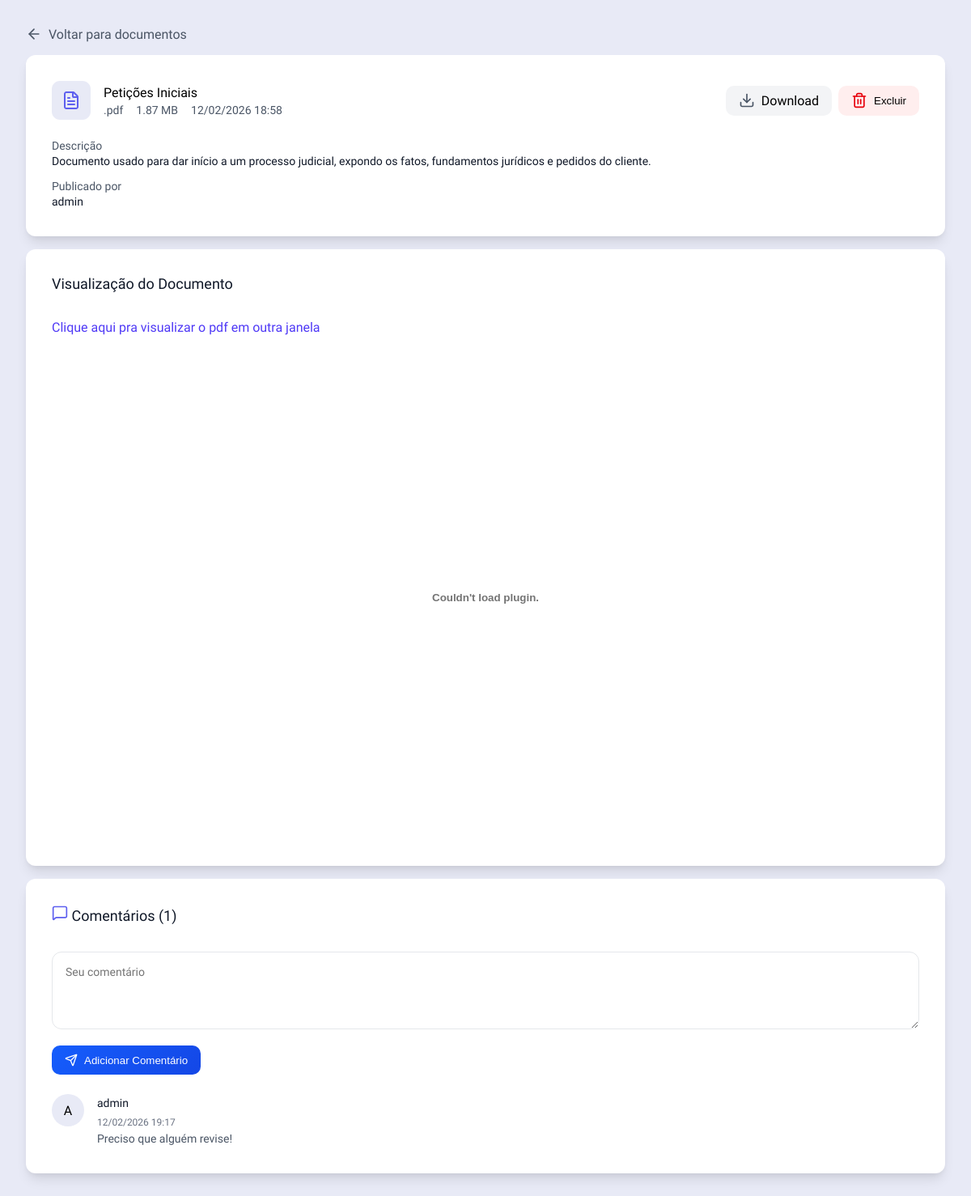
Screenshot of /documents/3/ (signed in) with the database file from the repository.
### apps/documents/models.py (models this page shows, shortened)
class Document(models.Model):
    title = models.CharField(max_length=255)
    description = models.TextField(blank=True)
    author = models.ForeignKey(
        settings.AUTH_USER_MODEL,
        on_delete=models.CASCADE,
        null=True,
        blank=True
    )
    file = models.FileField(
        upload_to='documents/',
        help_text="Arquivo armazenado em pasta local"
    )
    file_name = models.CharField(max_length=255, default='arquivo', help_text="Nome original do arquivo")
    file_size = models.BigIntegerField(default=0, help_text="Tamanho do arquivo em bytes")
    file_type = models.CharField(max_length=100, blank=True, default='', help_text="Tipo MIME do arquivo")
    file_extension = models.CharField(max_length=10, blank=True, default='', help_text="Extensão do arquivo")
    uploaded_at = models.DateTimeField(auto_now_add=True)
    updated_at = models.DateTimeField(auto_now=True)
    class Meta:
        ordering = ['-uploaded_at']
        verbose_name = "Documento"
        verbose_name_plural = "Documentos"
    def get_file_size_display(self):
        size = self.file_size
        for unit in ['B', 'KB', 'MB', 'GB']:
            if size < 1024:
                return f"{size:.2f} {unit}"
            size /= 1024
        return f"{size:.2f} TB"

class Comment(models.Model):
    document = models.ForeignKey(Document, related_name='comments', on_delete=models.CASCADE)
    author = models.ForeignKey(settings.AUTH_USER_MODEL, on_delete=models.CASCADE)
    text = models.TextField()
    created_at = models.DateTimeField(auto_now_add=True)
    class Meta:
        ordering = ['-created_at']
        verbose_name = "Comentário"
        verbose_name_plural = "Comentários"

### apps/documents/views.py (the view, shortened to what this page needs)
# urls.py: path('<int:pk>/', views.documents_details, name='documents_details'),
@login_required
def documents_details(request, pk):
    document = get_object_or_404(Document, pk=pk)
    comments = Comment.objects.filter(document=document)
    comment_form = CommentForm()
    can_delete = can_delete_document(request.user, document)
    return render(request, 'documents/documents_details.html', {
        'document': document,
        'comments': comments,
        'form': comment_form,
        'can_delete': can_delete
    })

### apps/documents/forms.py
class CommentForm(forms.ModelForm):
    class Meta:
        model = Comment
        fields = ['text']
        widgets = {
            'author': forms.TextInput(attrs={
                'class': 'form-control',
                'placeholder': 'Seu nome'
            }),
            'text': forms.Textarea(attrs={
                'class': 'form-control',
                'rows': 3,
                'placeholder': 'Seu comentário'
            })
        }

### apps/documents/views.py (called while the page is built)
def can_delete_document(user, document):
    if user.is_staff or user.is_superuser:
        return True
    return document.author == user

### apps/documents/templates/documents/documents_details.html (shortened to what this page needs)
{% load static %}
<!doctype html>
<html lang="en">
  <head>
    <link rel="stylesheet" href="{% static 'css/global.css' %}" />
  </head>
  <body>
    <div class="page">
        <a class="back-button" href="{% url 'documents_list' %}">
        Voltar para documentos
    </a>
      <div class="container">
        <div class="container-cards-details">
          <div class="card-info">
            <img src="{% static 'img/icon-document.svg' %}" alt="Thumbnail" />
            <div class="card-info-texts">
              <h3>{{ document.title }}</h3>
              <div class="card-info-texts-details">
                <p>{{document.file_extension}}</p>
                <p>{{document.get_file_size_display}}</p>
                <p>{{ document.uploaded_at|date:"d/m/Y H:i" }}</p>
              </div>
            </div>
          </div>
          <div class="card-icons">
            <a href="{{ document.file.url }}" download>
              <div class="buttons-details-download">
                <p>Download</p>
              </div>
            </a>
            {% if can_delete %}
            <form
              method="POST"
              action="{% url 'documents_delete' document.pk %}"
              style="display: inline"
            >
              <button
                type="submit"
                class="buttons-details-delete"
                onclick="
                  return confirm(
                    'Tem certeza que deseja deletar este documento?',
                  );
                "
              >
                <p>Excluir</p>
              </button>
            </form>
            {% endif %}
          </div>
        </div>
        <div style="display: flex; flex-direction: column; gap: 12px;">
            <div>
            {% if document.description %}
                <h3 class="subtitle-details">Descrição</h3>
                <p class="text-details">{{ document.description }}</p>
            {% else %}
                <h3 class="subtitle-details">Sem descrição</h3>
            {% endif %}
            </div>
          <div>
              <h3 class="subtitle-details">Publicado por</h3>
              <p class="text-details">{{ document.author }}</p>
          </div>
        </div>
      </div>
      <div class="container">
        <h3 class="title-container-details">Visualização do Documento</h3>
        {% if document.file_extension|lower == '.pdf' %}
            <a href="{{ document.file.url }}" target="_blank" style="color: #4F39F6">Clique aqui pra visualizar o pdf em outra janela</a>
             <embed src="{{ document.file.url }}" type="application/pdf" width="100%" height="600px" />
        {% elif document.file_extension|lower == '.png' %}
            <img src="{{ document.file.url }}" alt="Visualização do Documento" style="max-width: 100%; height: auto; border-radius: 8px; border: solid 1px #101828;">
        {% elif document.file_extension|lower == '.jpg' or document.file_extension|lower == '.jpeg' %}
            <img src="{{ document.file.url }}" alt="Visualização do Documento" style="max-width: 100%; height: auto; border-radius: 8px; border: solid 1px #101828;">
        {% else %}
            <p>Visualização não disponível para este tipo de arquivo.</p>
        {% endif %}
      </div>
      <div class="container">
        <h3 class="title-container-details">
          Comentários ({{ document.comments.count }})
        </h3>
        <form method="post">
          {% csrf_token %} {{ form.text }}
          <button type="submit" class="button-details-comment">
            Adicionar Comentário
          </button>
        </form>
        <div class="list-commments">
          {% for comment in document.comments.all %}
          <div class="card-comments">
            <div class="profile">{{ comment.author.username | first |upper }}</div>
            <div>
              <div class="comment-details">
                <p
                  style="
                    color: #101828;
                    font-family: Arimo;
                    font-size: 14px;
                    font-style: normal;
                    font-weight: 500;
                    line-height: 22px;
                  "
                >
                  {{ comment.author }}
                </p>
                <p
                  style="
                    color: #6a7282;
                    font-family: Arimo;
                    font-size: 12px;
                    font-style: normal;
                    font-weight: 400;
                    line-height: 18px;
                  "
                >
                  {{ comment.created_at|date:"d/m/Y H:i" }}
                </p>
              </div>
              <p class="comment-text">{{ comment.text }}</p>
            </div>
          </div>
          {% empty %}
          <p>Sem comentários ainda.</p>
          {% endfor %}
        </div>
      </div>
    </div>
  </body>
</html>

### static/css/global.css (style rules this page uses)
:root { --color-bg-page: #E8EAF6; --color-white: #FFFFFF; --color-text-title: #101828; --color-text-subtitle: #4A5565; --color-border: #E5E7EB; --color-primary: linear-gradient(135deg, #155DFC 0%, #1447E6 100%); --color-primary-soft: #E8EAF6; --font-base: "Arimo", sans-serif; --space-xs: 8px; --space-sm: 16px; --space-md: 24px; --space-lg: 32px; --radius-sm: 8px; --radius-md: 12px; --shadow-card: 0 10px 15px -3px rgba(0,0,0,.1), 0 4px 6px -2px rgba(0,0,0,.05); }
*, *::before, *::after { box-sizing: border-box; margin: 0; padding: 0; }
html { font-size: 16px; }
body { min-height: 100vh; font-family: var(--font-base); background: var(--color-bg-page); display: flex; justify-content: center; align-items: center; padding: var(--space-lg); flex-direction: column; }
a { all: unset; cursor: pointer; }
.page { display: flex; flex-direction: column; gap: 16px; width: 100%; max-width: 1200px; margin: 0 auto; }
.container { width: 100%; max-width: 1200px; background: var(--color-white); border-radius: var(--radius-md); padding: var(--space-lg); display: flex; flex-direction: column; gap: var(--space-md); box-shadow: var(--shadow-card); }
.card-info { display: flex; align-items: center; gap: var(--space-sm); flex: 1; min-width: 240px; }
.card-info-texts { display: flex; flex-direction: column; gap: 4px; flex: 1; min-width: 0; }
.card-info-texts h3 { font-size: 1rem; font-weight: 500; white-space: nowrap; overflow: hidden; text-overflow: ellipsis; }
.card-info-texts div { display: flex; flex-direction: row; align-items: center; gap: var(--space-sm); font-size: 0.875rem; color: var(--color-text-subtitle); flex-wrap: wrap; }
.card-icons { display: flex; justify-content: flex-end; align-items: center; gap: var(--space-xs); flex-wrap: wrap; }
.back-button { display: inline-flex; align-items: center; gap: 8px; width: fit-content; background-color: transparent; color: #4A5565; text-decoration: none; font-size: 16px; }
.back-button svg { display: block; stroke: currentColor; }
.buttons-details-download, .buttons-details-delete { display: flex; align-items: center; gap: 8px; height: 37px; padding: 0 16px; border-radius: 10px; cursor: pointer; transition: all 0.2s ease; }
.buttons-details-download { background: #F3F4F6; }
.buttons-details-delete { background: #FEE; border: none; }
.subtitle-details { color: var(--color-text-subtitle); font-size: 14px; font-weight: 400; }
.text-details { color: var(--color-text-title); font-size: 14px; line-height: 22px; max-width: 100%; word-break: break-word; }
.title-container-details { color: var(--color-text-title); font-size: 18px; font-weight: 400; margin-bottom: 10px; }
.container-cards-details { display: flex; flex-direction: row; gap: 32px; width: 100%; }
.container-cards-details > div { flex: 1; }
.text-field-comments, textarea { width: 100%; min-height: 96px; padding: 16px; border-radius: var(--radius-md); border: 1px solid var(--color-border); font-family: var(--font-base); font-size: 14px; resize: vertical; }
.button-details-comment { margin-top: var(--space-sm); display: inline-flex; align-items: center; gap: 8px; padding: 10px 16px; border-radius: 10px; background: var(--color-primary); color: var(--color-white); border: none; cursor: pointer; }
.card-comments { display: flex; align-items: flex-start; gap: 16px; width: 100%; }
.profile { display: flex; width: 40px; height: 40px; flex-shrink: 0; justify-content: center; align-items: center; border-radius: 50%; background: #E8EAF6; }
.comment-details { display: flex; flex-direction: column; gap: 4px; flex: 1; }
.comment-text { color: #4A5565; font-size: 14px; line-height: 22px; word-break: break-word; }

### rows the page displays
Document: title "Petições Iniciais", file_extension ".pdf", file_size "1.87 MB", uploaded_at "12/02/2026 18:58", description "Documento usado para dar início a um processo judicial, expondo os fatos, fundamentos jurídicos e pedidos do cliente.", author "admin", comments.count "1"
Comment: author.username|first "A", author "admin", created_at "12/02/2026 19:17", text "Preciso que alguém revise!"
